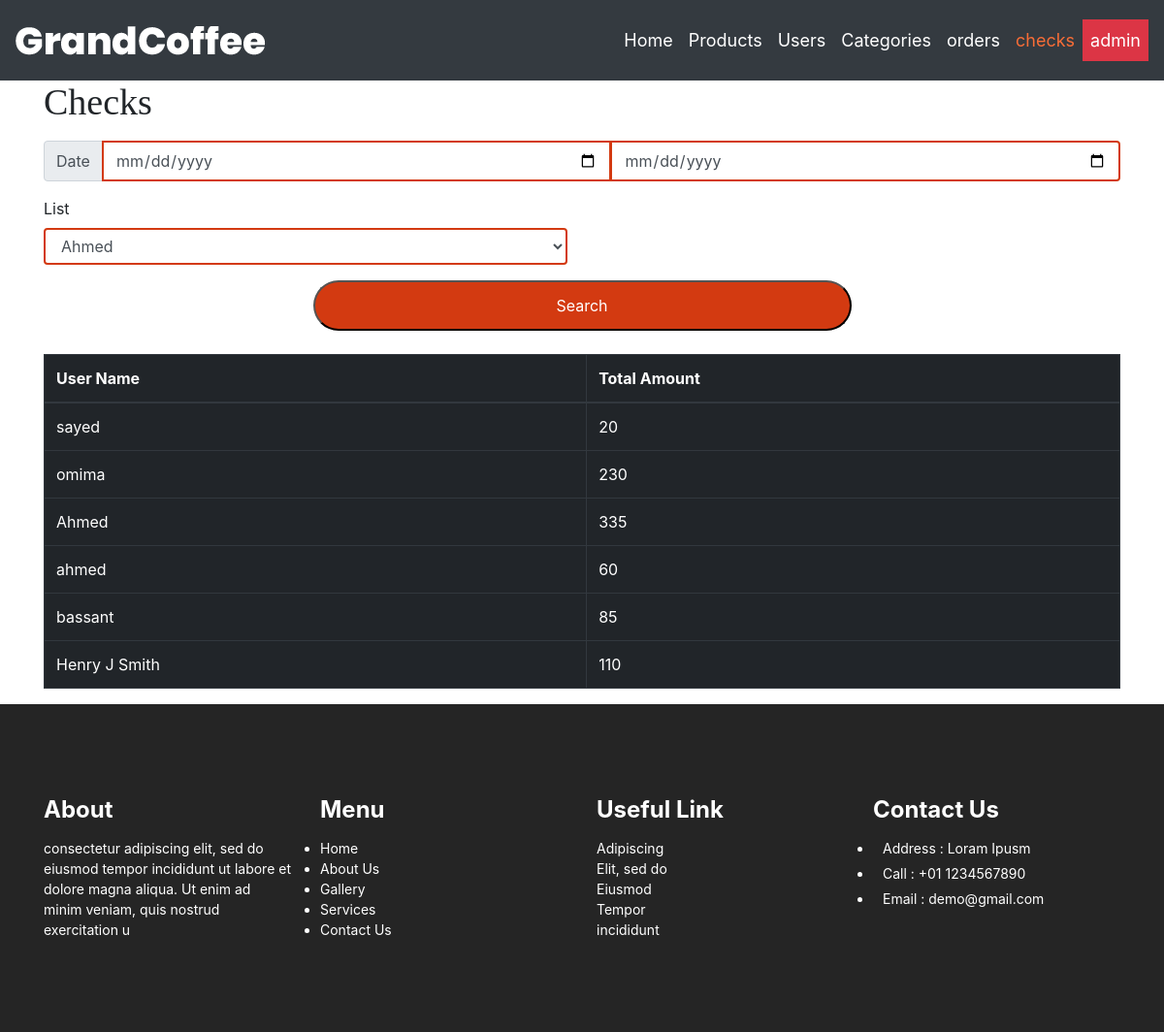
The page /checks/checks.php on the database its author committed.
### tables this page shows
CREATE TABLE IF NOT EXISTS `user_info` (
  `user_id` int NOT NULL AUTO_INCREMENT,
  `user_name` varchar(20) NOT NULL,
  `email` varchar(50) NOT NULL,
  `password` varchar(30) NOT NULL,
  `ext` int NOT NULL,
  `img_name` varchar(100) NOT NULL,
  `img_dir` varchar(100) NOT NULL,
  `room_num` int NOT NULL,
  `type` enum('admin','user') NOT NULL DEFAULT 'user',
  PRIMARY KEY (`user_id`),
  UNIQUE KEY `email` (`email`)
);

### checks/checks.php (the view, shortened to what this page needs)
<?php require_once("../function/db.php");
?>
<!DOCTYPE html>
<html lang="en">
<head>
     <link rel="stylesheet" href="../css/bootstrap.min.css" >
     <link rel="stylesheet" href="../css/style1.css" >
</head>
<body>
<nav class="navbar navbar-expand-lg navbar-dark bg-dark">
               <div class="logo"><a href="#"><img src="../images/logo.png"></a></div>
               <div class="collapse navbar-collapse" id="navbarNav">
               <ul class="navbar-nav ml-auto">
                     <li class="nav-item ">
                        <a class="nav-link" href="../Ahmedtarek/Admin/index.php">Home</a>
                     </li>
                     <li class="nav-item ">
                        <a class="nav-link" href="../AllProducts/all_product.php">Products</a>
                     </li>
                     <li class="nav-item">
                        <a class="nav-link" href="../AllUsers/all_user.php">Users</a>
                     </li>
                     <li class="nav-item ">
                        <a class="nav-link" href="../addProduct/allCategory.php">Categories</a>
                     </li>
                     <li class="nav-item">
                        <a class="nav-link " href="../sayed/view_order.php">orders</a>
                     </li>
                     <li class="nav-item active">
                        <a class="nav-link" href="checks.php">checks</a>
                     </li>
                     <li class="nav-item">
                        <a class="nav-link btn-danger" href="#">admin</a>
                     </li>
               </ul>
               </div>
            </nav>
<div class="wrapper">
        <div class="container">
            <div class="row">
                <div class="col-md-12">
                    <div class="page-header clearfix">
                        <h2 class="pull-left">Checks </h2>
                    </div>
                    <form action="" method="post" >
                    <div class="container mt-3">
                    <form>
                    <div class="row">
                    <div class="input-group mb-3">
                        <div class="input-group-prepend">
                        <span class="input-group-text">Date</span>
                        </div>
                        <input type="date" class="form-control" id='dateFrom' style="border:2px solid #d33a11; ">
                        <input type="date" class="form-control" id='dateTo' style="border:2px solid #d33a11; ">
                    </div>
                    </div>
                    </form>
                    </div>
                    <?php
                    $sqlD="SELECT `user_id`,`user_name` FROM user_info order by `user_name`";
                    ?>
                    <div class="row">
                     <div class="form-group col-md-6">
                     <label for="inputState">List</label>
                      <?php  echo
                      "<select id='select' class='form-control' style='border:2px solid #d33a11;'>User Name</option>";
                     foreach ($db->query($sqlD) as $row){
                           echo "<option value=".$row['user_id']." >".$row['user_name']."</option>";
                               }
                           echo "</select>";
                      ?>
                      </div>
                </div>
                  </form>
                  <button class="edit_btn" id="search"  name="search" >Search</button>
<br>
                    <?php
                     $selQry=
                     "SELECT `user_id`,`user_name`, SUM(amount) as total_amount
                     from user_info
                     join order_info on user_id = user_fk
                     group by user_id,user_name";
                     $stmt=$db->prepare($selQry);
                     $res=$stmt->execute();
                   $rows=$stmt->fetchAll(PDO::FETCH_ASSOC);
                        echo "<table class='table table-dark table-bordered' >
                              <thead>
                                    <tr>
                                        <th> User Name</th>
                                        <th>Total Amount</th>
                                      </tr>
                                    </thead>";
                        foreach($rows as $row) {
                            echo "<tr>
                                <td>" . $row["user_name"] . "</td>" .
                                "<td>" . $row["total_amount"] . "</td>".
                              "</tr>";
                        }
                        echo "</table>";
                    ?>
                 </div>
            </div>
        </div>
    </div>
    <div class="footer_section layout_padding">
         <div class="container">
            <div class="row">
               <div class="col-lg-3 col-sm-6">
                  <h3 class="useful_text">About</h3>
                  <p class="footer_text">consectetur adipiscing elit, sed do eiusmod tempor incididunt ut labore et dolore magna aliqua. Ut enim ad minim veniam, quis nostrud exercitation u</p>
               </div>
               <div class="col-lg-3 col-sm-6">
                  <h3 class="useful_text">Menu</h3>
                  <div class="footer_menu">
                     <ul>
                        <li><a href="index.html">Home</a></li>
                        <li><a href="about.html">About Us</a></li>
                        <li><a href="gallery.html">Gallery</a></li>
                        <li><a href="services.html">Services</a></li>
                        <li><a href="contact.html">Contact Us</a></li>
                     </ul>
                  </div>
               </div>
               <div class="col-lg-3 col-sm-6">
                  <h1 class="useful_text">Useful Link</h1>
                  <p class="dummy_text">Adipiscing Elit, sed do Eiusmod Tempor incididunt </p>
               </div>
               <div class="col-lg-3 col-sm-6">
                  <h1 class="useful_text">Contact Us</h1>
                  <div class="location_text">
                     <ul>
                        <li>
                           <a href="#">
                           <i class="fa fa-map-marker" aria-hidden="true"></i><span class="padding_left_10">Address : Loram Ipusm</span>
                           </a>
                        </li>
                        <li>
                           <a href="#">
                           <i class="fa fa-phone" aria-hidden="true"></i><span class="padding_left_10">Call : +01 1234567890</span>
                           </a>
                        </li>
                        <li>
                           <a href="#">
                           <i class="fa fa-envelope" aria-hidden="true"></i><span class="padding_left_10">Email : demo@gmail.com</span>
                           </a>
                        </li>
                     </ul>
                  </div>
               </div>
            </div>
         </div>
      </div>
</body>
</html>

### css/style1.css (style rules this page uses)
.edit_btn { width: 50%; margin: 0 auto; text-align: center; font-size: 16px; color: #ffffff; background-color: #d33a11; padding: 12px 15px 12px 15px; border-radius: 30px; display: block; }
.pull-left { font-size: 38px; font-family: bold; }
.navbar-dark .navbar-nav .active>.nav-link, .navbar-dark .navbar-nav .nav-link.active, .navbar-dark .navbar-nav .nav-link.show, .navbar-dark .navbar-nav .show>.nav-link { color: #f76d37; }
.navbar { padding: 20px 1rem; }
.navbar-expand-lg .navbar-nav .nav-link { padding-right: .5rem; padding-left: .5rem; font-size: 18px; color: #fff; }
.footer_section { width: 100%; float: left; background-color: #252525; height: auto; padding: 95px 0px; }
.useful_text { width: 100%; font-size: 24px; color: #ffffff; margin-bottom: 15px; font-weight: bold; }
.footer_text { width: 100%; float: left; font-size: 14px; color: #ffffff; margin: 0px; }
.footer_menu { width: 100%; float: left; }
.footer_menu ul { margin: 0px; padding: 0px; }
.footer_menu li { font-size: 14px; color: #ffffff; }
.footer_menu li a { color: #ffffff; }
.dummy_text { width: 30%; float: left; font-size: 14px; color: #ffffff; margin: 0px; }
.location_text { width: 100%; float: left; }
.location_text ul { margin: 0px; padding: 0px; }
.location_text li { font-size: 14px; color: #ffffff; padding: 0px 0px 5px 0px; }
.location_text li a { color: #ffffff; }
.padding_left_10 { padding-left: 10px; }

### rows shown on the page
user_info: user_name "sayed", total_amount "20"
user_info: user_name "omima", total_amount "230"
user_info: user_name "Ahmed", total_amount "335"
user_info: user_name "ahmed", total_amount "60"
user_info: user_name "bassant", total_amount "85"
user_info: user_name "Henry J Smith", total_amount "110"

### other values the page prints
form field value "Ahmed"
